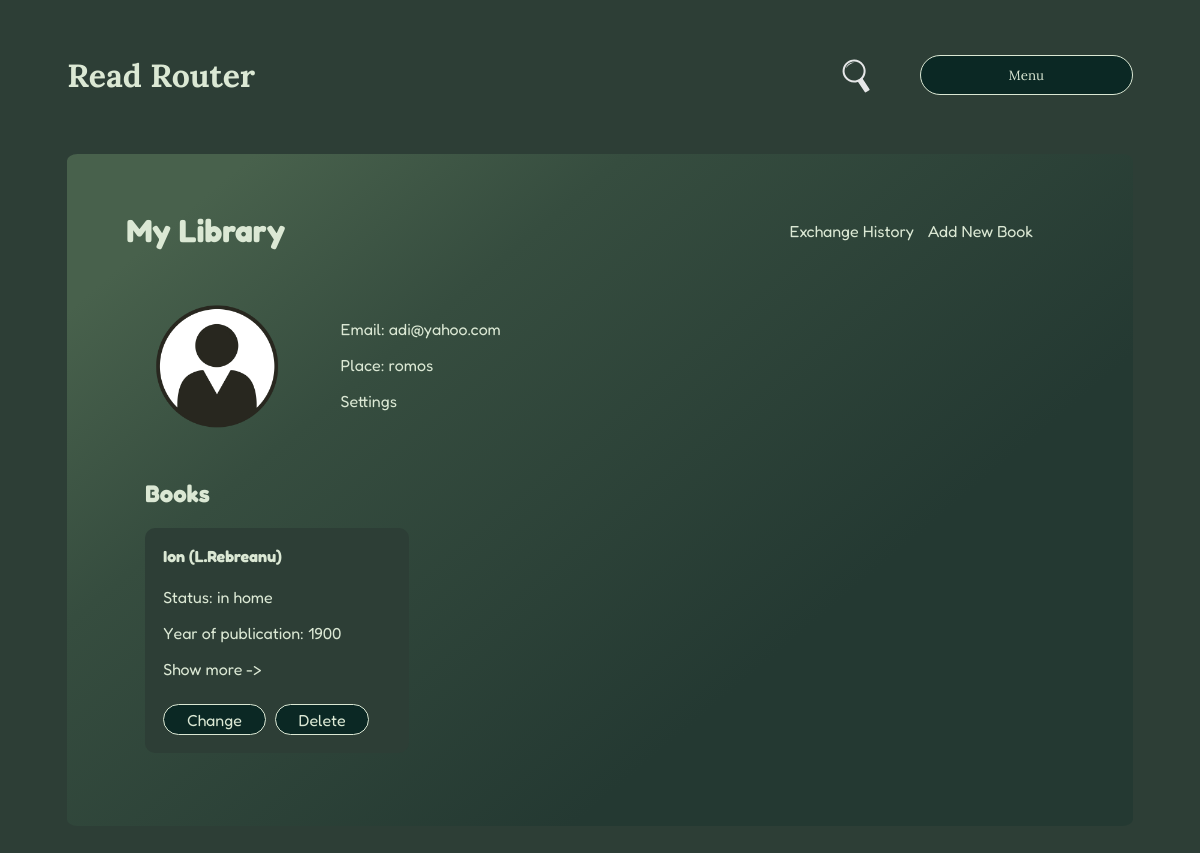
Page /user/6 (signed in) on the earlier database version.
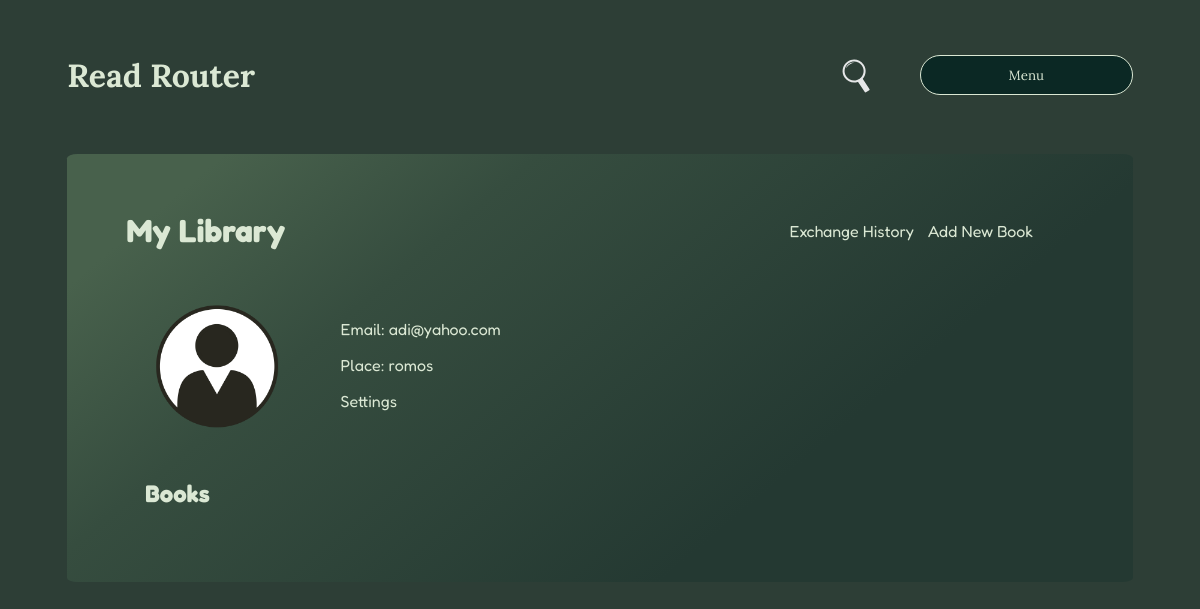
Same page on the later database version.
### myapp/core/models/book.py (models this page shows, shortened)
class Book(db.Model):
    __tablename__ = 'book'
    id = db.Column(db.Integer, primary_key=True)
    title = db.Column(db.String(50), nullable=True)
    author = db.Column(db.String(20))
    year_of_publication = db.Column(db.String(5))
    about = db.Column(db.String)
    owner = db.Column(db.Integer)
    user_id = db.Column(db.Integer, db.ForeignKey('user.id'))
    genre_id = db.Column(db.Integer, db.ForeignKey('genre.id'), nullable=True, default=None)

### myapp/core/routes/user.py (the view)
@users.route(f'{base_url}/<int:user_id>')
def user_page_view(user_id):
    template = f'{template_path}/user_page.html'
    data = user_page_func(user_id)
    return render_template(template, users=data[0], user=data[1], user_books=data[2], borrowed_books=data[3])

### myapp/__init__.py (called while the page is built)
def create_app(config_file_path):
    app = Flask(__name__)
    app.config.from_pyfile(config_file_path)
    db.init_app(app)
    migrate.init_app(app, db, render_as_batch=True)
    login_manager = LoginManager(app, db)
    @login_manager.user_loader
    def load_user(user_id):
        return User.query.get(user_id)
    admin = Admin(app, name="Small Lib", template_mode='bootstrap4', endpoint='admin', index_view=DashBoardView())
    admin.add_view(ModelView(User, db.session, name='Users'))
    admin.add_view(MyModelView(Book, db.session, name='Books'))
    admin.add_view(MyModelView(Genre, db.session, name='Genre'))
    admin.add_view(MyModelView(Exchange, db.session, name='Exchange'))
    app.register_blueprint(main)
    app.register_blueprint(users)
    app.register_blueprint(auth)
    app.register_blueprint(books)
    return app

### myapp/core/functions/user.py (called while the page is built)
def query_to_db_all():
    return User.query.all(), Book.query.all()

### myapp/templates/pages/user/user_page.html (shortened to what this page needs)
{% extends "base.html" %}
{% block content %}
<div id="user-page">
    <div id="user-header">
        {% include 'pages/user/user-page/user-header.html' %}
    </div>
    <div id="user-lib">
        <div id="user-profile">{% include 'pages/user/user-page/user-profile.html' %}</div>
        <div id="books-profile">
            {% include 'pages/user/user-page/user-books.html' %}
        </div>
    </div>
</div>
{% endblock %}

### myapp/templates/pages/user/user-page/user-books.html (shortened to what this page needs)
<div id="user-books">
  <h2>Books</h2>
  <div class='book-cards'>
    {% for user_book in user_books %}
    <div class="book-card">
      <div class="books-text">
        <h4>{{ user_book.title }} ({{ user_book.author }})</h4>
        <div>
          {% if user_book.owner == user_book.user_id %}
          <p>Status: in home</p>
          {% else %}
          <p>Status: loan to {{ users[user_book.user_id - 1].name }}</p>
          {% endif %}
        </div>
        <div>
          <p>Year of publication: {{ user_book.year_of_publication }}</p>
          <p id="show_more_btn">Show more -></p>
        </div>
      </div>
      <div class="book-buttons">
        {% if current_user.is_authenticated %}
          {% if user_book.owner == user_book.user_id %}
            {% if current_user.id == user.id %}
              <a href="/book/change_info/{{ user_book.id }}" class="font-color main-color">Change</a>
              <a href="/book/delete/{{ user_book.id }}" class="font-color main-color">Delete</a>
            {% else %}
              <a href="/book/exchange_request/{{ user_book.id }}" class="font-color main-color">Make a request</a>
            {% endif %}
          {% else %}
            {% if current_user.id == user.id %}
              <a href="/book/give_back/{{ user_book.id }}" class="font-color main-color">Give back</a>
            {% endif %}
          {% endif %}
        {% endif %}
      </div>
    </div>
    {% endfor %}
  </div>
</div>

Differences in the rows shown:
removed Book: title "Ion", author "L.Rebreanu", owner "Status: in home", year_of_publication "1900"
